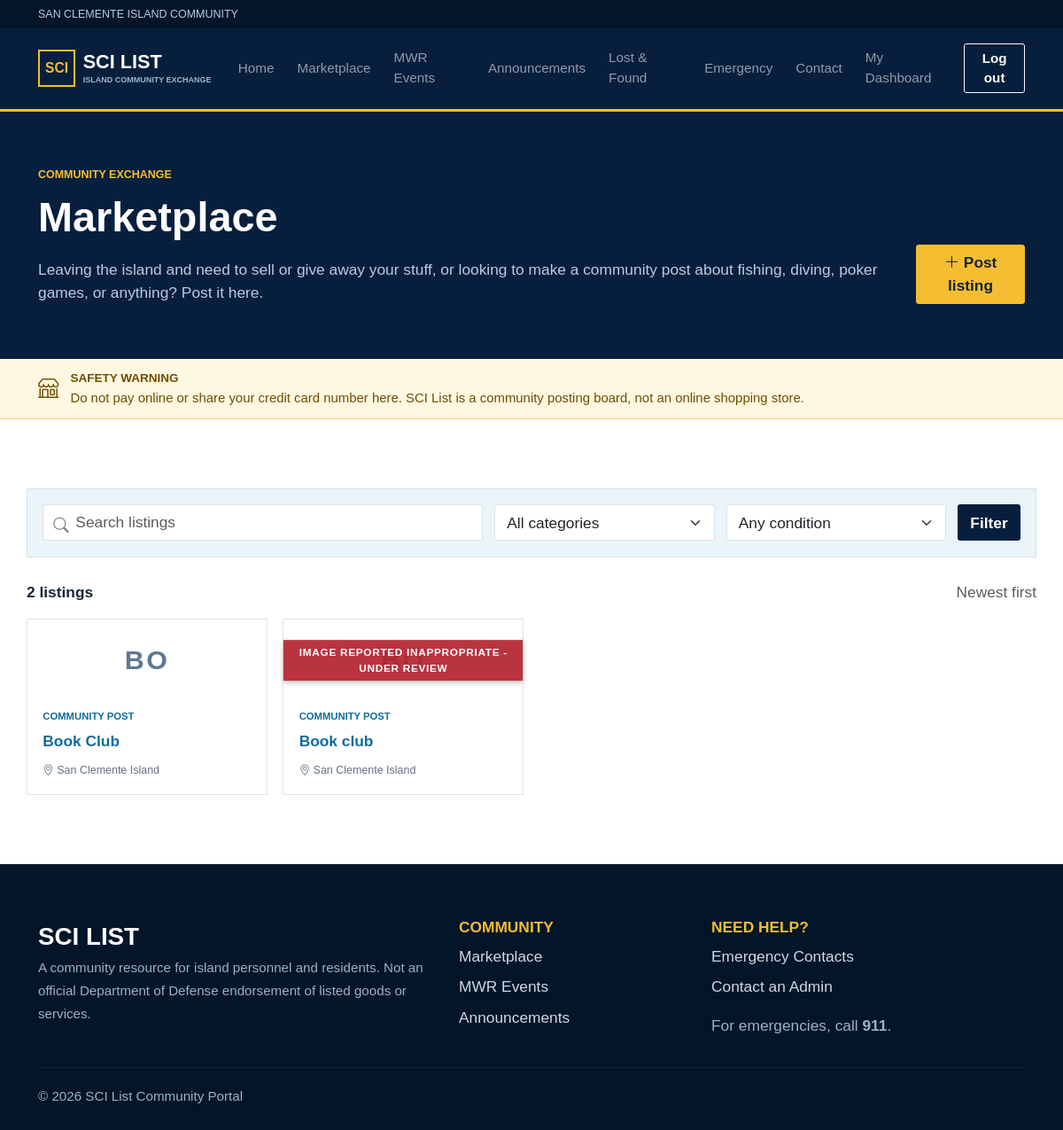
Page /marketplace/ (signed in) on the committed database.
### community/models.py (models this page shows, shortened)
class Listing(models.Model):
    MODERATION_STATUS_CHOICES = [
        ("pending", "Pending review"),
        ("approved", "Approved"),
        ("rejected", "Rejected"),
    ]
    CATEGORIES = [
        ("Free", "Free Stuff"),
        ("For Sale", "For Sale"),
        ("Volunteer Service", "Volunteer Service"),
        ("Community Post", "Community Post"),
    ]
    CONDITIONS = [(x, x) for x in ["New", "Like New", "Good", "Fair"]]
    seller = models.ForeignKey(User, on_delete=models.CASCADE, related_name="listings")
    title = models.CharField(max_length=140)
    description = models.TextField()
    price = models.DecimalField(max_digits=10, decimal_places=2)
    category = models.CharField(max_length=30, choices=CATEGORIES)
    condition = models.CharField(max_length=20, choices=CONDITIONS)
    location = models.CharField(max_length=120, default="San Clemente Island")
    contact_email = models.EmailField()
    contact_phone = models.CharField(max_length=30)
    image = models.ImageField(upload_to="listings/", blank=True)
    is_sold = models.BooleanField(default=False)
    moderation_status = models.CharField(max_length=20, choices=MODERATION_STATUS_CHOICES, default="pending")
    moderation_notes = models.CharField(max_length=255, blank=True)
    deleted_at = models.DateTimeField(null=True, blank=True, editable=False)
    created_at = models.DateTimeField(auto_now_add=True)
    updated_at = models.DateTimeField(auto_now=True)
    objects = ActiveListingManager()
    all_objects = models.Manager()
    class Meta: ordering = ["-created_at"]
    def get_absolute_url(self): return reverse("listing_detail", args=[self.pk])
    @property
    def primary_image_url(self):
        first = self.images.first()
        if first:
            return first.image.url
        return self.image.url if self.image else ""

### community/views.py (the view)
# urls.py: path("", views.home, name="home"), path("marketplace/", views.marketplace, name="marketplace"),
def marketplace(request):
    listings = Listing.objects.filter(moderation_status__in=["approved", "pending"])
    query, category, condition = request.GET.get("q", "").strip(), request.GET.get("category", ""), request.GET.get("condition", "")
    if query: listings = listings.filter(Q(title__icontains=query) | Q(description__icontains=query) | Q(location__icontains=query))
    if category: listings = listings.filter(category=category)
    if condition: listings = listings.filter(condition=condition)
    if request.GET.get("available") == "1": listings = listings.filter(is_sold=False)
    return render(request, "community/marketplace.html", {"listings": listings, "categories": Listing.CATEGORIES, "conditions": Listing.CONDITIONS, "query": query, "selected_category": category, "selected_condition": condition})

### community/models.py (called while the page is built)
    def get_queryset(self):
        return super().get_queryset().filter(deleted_at__isnull=True)

### templates/community/marketplace.html (shortened to what this page needs)
{% extends 'base.html' %}
{% block content %}
<div class="page-head"><div class="container d-flex justify-content-between align-items-end"><div><p class="eyebrow">COMMUNITY EXCHANGE</p><h1>Marketplace</h1><p>Leaving the island and need to sell or give away your stuff, or looking to make a community post about fishing, diving, poker games, or anything? Post it here.</p></div>{% if user.is_authenticated %}<a class="btn btn-gold" href="{% url 'listing_create' %}"><i class="bi bi-plus-lg"></i> Post listing</a>{% else %}<a class="btn btn-gold" href="{% url 'login' %}?next={% url 'listing_create' %}"><i class="bi bi-box-arrow-in-right"></i> Log in to post</a>{% endif %}</div></div>
<div class="payment-safety-warning" role="note"><div class="container"><i class="bi bi-shop" aria-hidden="true"></i><div><strong>Safety warning</strong><span>Do not pay online or share your credit card number here. SCI List is a community posting board, not an online shopping store.</span></div></div></div>
<div class="container section"><form class="filter-bar" method="get"><div class="search-input"><i class="bi bi-search"></i><input class="form-control" name="q" value="{{ query }}" placeholder="Search listings"></div><select class="form-select" name="category" onchange="this.form.submit()"><option value="">All categories</option></select><select class="form-select" name="condition" onchange="this.form.submit()"><option value="">Any condition</option></select><button class="btn btn-navy">Filter</button></form>
<div class="d-flex justify-content-between mt-4 mb-3"><strong>{{ listings|length }} listing{{ listings|length|pluralize }}</strong><span class="text-muted">Newest first</span></div>
<div class="row g-3">{% for listing in listings %}<div class="col-6 col-lg-3"><div class="listing-card position-relative"><a class="stretched-link" href="{{ listing.get_absolute_url }}">{% if listing.primary_image_url %}<div class="listing-image{% if listing.moderation_status == 'pending' %} moderation-pending-media{% endif %}"><img src="{{ listing.primary_image_url }}" alt="{{ listing.title }}">{% if listing.is_sold %}<span class="sold">SOLD</span>{% endif %}{% if listing.moderation_status == 'pending' %}<span class="moderation-pending-ribbon">Image reported inappropriate - under review</span>{% endif %}</div>{% elif listing.category == 'Community Post' or listing.category == 'Volunteer Service' %}<div class="listing-letters-only{% if listing.moderation_status == 'pending' %} moderation-pending-media{% endif %}" aria-hidden="true">{{ listing.title|slice:":2"|upper }}{% if listing.moderation_status == 'pending' %}<span class="moderation-pending-ribbon">Image reported inappropriate - under review</span>{% endif %}</div>{% endif %}<div class="p-3"><span class="listing-category">{{ listing.category }}</span><h3>{{ listing.title }}</h3><p><i class="bi bi-geo-alt"></i> {{ listing.location }}</p></div></a></div></div>{% empty %}<div class="empty-state"><i class="bi bi-search"></i><h3>No listings found</h3><p>Try broadening your search or changing the filters.</p></div>{% endfor %}</div></div>
{% endblock %}

### static/css/style.css (style rules this page uses)
:root { --navy:#071f3d; --navy2:#0d3158; --blue:#116b9e; --light:#eaf4f9; --gold:#f4bd32; --ink:#182535; --muted:#647182; --white:#fff; --red:#b4232f }
* { box-sizing:border-box }
body { color:var(--ink); font-family:Arial,Helvetica,sans-serif; background:#fff }
a { color:var(--blue); text-decoration:none }
h1,h2,h3,h4,h5,h6 { font-weight:700; letter-spacing:0 }
.btn { border-radius:3px; font-weight:700 }
.btn-gold { background:var(--gold); border-color:var(--gold); color:#13263a }
.btn-navy { background:var(--navy); color:#fff }
.eyebrow { font-size:.72rem; font-weight:800; color:var(--gold); letter-spacing:0; margin-bottom:.6rem }
.section { padding:4.5rem 0 }
.tag,.listing-category { font-size:.65rem; text-transform:uppercase; color:var(--blue); font-weight:800 }
.page-head { background:var(--navy); color:#fff; padding:3.6rem 0 }
.page-head h1 { font-size:2.7rem; margin:0 }
.page-head p:last-child { color:#b9cddd; margin:1rem 0 0 }
.filter-bar { display:grid; grid-template-columns:2fr 1fr 1fr auto; gap:.75rem; background:var(--light); padding:1rem; border:1px solid #d6e4eb }
.search-input { position:relative }
.search-input i { position:absolute; left:12px; top:10px; color:#6c7d8b }
.search-input input { padding-left:36px }
.form-control,.form-select { border-radius:2px }
.listing-card { display:block; color:var(--ink); border:1px solid #dfe5e9; height:100%; transition:.2s }
.listing-card h3 { font-size:1rem; margin:.4rem 0; white-space:nowrap; overflow:hidden; text-overflow:ellipsis }
.listing-card p { font-size:.72rem; color:var(--muted); margin:.8rem 0 0 }

### static/css/custom.css (style rules this page uses)
html { font-size: clamp(15px, 0.32vw + 13.5px, 20px); }
body { overflow-x: hidden; }
.listing-letters-only { display: flex; align-items: center; justify-content: center; min-height: 3.5rem; margin: 0.9rem 0 0; color: #5f7992; font-size: 1.75rem; font-weight: 800; letter-spacing: 0.08em; }
.payment-safety-warning { border-bottom: 1px solid #e8ce7a; background: #fff8e1; color: #6f4d00; }
.payment-safety-warning .container { display: flex; align-items: center; gap: 0.75rem; padding-top: 0.7rem; padding-bottom: 0.7rem; }
.payment-safety-warning i { flex: none; font-size: 1.35rem; }
.payment-safety-warning strong, .payment-safety-warning span { display: block; }
.payment-safety-warning strong { font-size: 0.78rem; text-transform: uppercase; }
.payment-safety-warning span { font-size: 0.86rem; }
.moderation-pending-media { position: relative; }
.moderation-pending-ribbon { position: absolute; top: 50%; left: 0; right: 0; transform: translateY(-50%); background: rgba(180, 35, 47, 0.92); color: #fff; text-align: center; padding: 0.3rem 0; font-weight: 800; font-size: 0.68rem; letter-spacing: 0.06em; text-transform: uppercase; box-shadow: 0 2px 6px rgba(0, 0, 0, 0.25); pointer-events: none; z-index: 3; }

### rows in the picture
Listing: title "BO", category "COMMUNITY POST", title "Book Club", location "San Clemente Island"
Listing: title "BO", shows "IMAGE REPORTED INAPPROPRIATE - UNDER REVIEW", category "COMMUNITY POST", title "Book club", location "San Clemente Island"

### other values in the picture
{{ listings|length }} "2"
